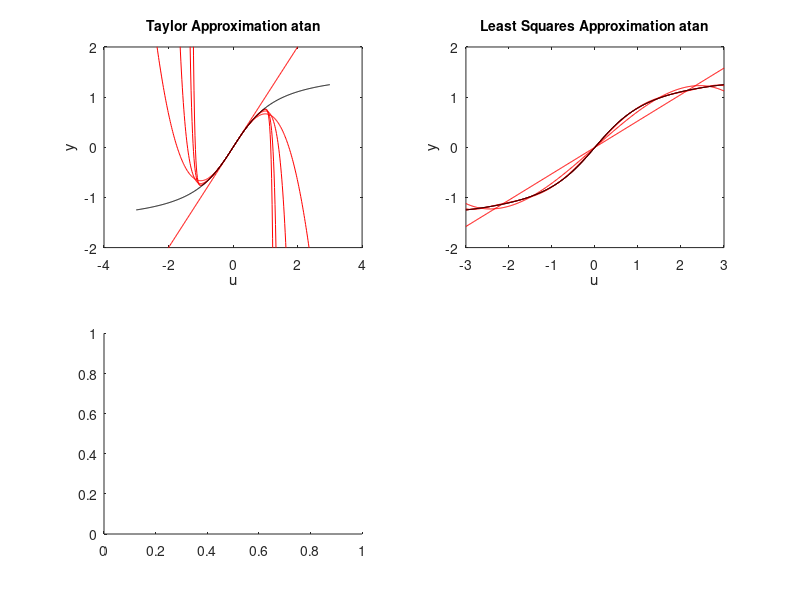

Here is the MATLAB script that generated this plot: (Note: this script raises an error after producing the figure.)
% Chapter 5 Exercise 78
% Uniform versus pointwise convergence
%
% Copyright: 
% Johan Schoukens, Rik Pintelon, and Yves Rolain 
% Vrije Universiteit Brussels, Pleinlaan 2, 1050 Brussels, Belgium
%
% 6 December 2010

%%%%%%%%%%%%%%%%%%%%%%%%%%%%%%%%%%%%%%%%%%%%%%%%%%%%%%%%
%%%%%%%%%%%%%%%%%%%%%%%%%%%%%%%%%%%%%%%%%%%%%%%%%%%%%%%%
% Uniform versus non-uniform polynomial approximation %%
%                                                     %%
% Illustrated on                                      %%
%   1. atan function                                  %%
%   2. step function                                  %%
%                                                     %% 
%%%%%%%%%%%%%%%%%%%%%%%%%%%%%%%%%%%%%%%%%%%%%%%%%%%%%%%%
%%%%%%%%%%%%%%%%%%%%%%%%%%%%%%%%%%%%%%%%%%%%%%%%%%%%%%%%

close all;

%%%%%%%%%%%%%%%%%%%%%%%%%%%%%%%%%%%%%%%%%%%%%%%
% atan function                               %
%                                             %
%   1. Taylor series expansion                %
%   2. Polynomial Least squares approximation %
%                                             %
%%%%%%%%%%%%%%%%%%%%%%%%%%%%%%%%%%%%%%%%%%%%%%%

N = 400;                                                % number of data points
DegreeAll = [1, 3, 7, 15, 23];                          % odd degrees of the polynomial approximation
nDeg = length(DegreeAll);                               % number of degrees considered
u = linspace(-3, 3, N).';                               % the points are linearly spaced in [-3, 3]
yatan = atan(u);                                        % the exact value

% Taylor series approximation
ytaylor = zeros(N, nDeg);
CoeffTaylor = zeros(1, max(DegreeAll)+1);
kk = [1:2:DegreeAll(end)];                              % degrees of all the monomials in the highest degree expansion
CoeffTaylor(2:2:end) = ((-1).^((kk-1)/2)) ./ kk;        % coefficients of odd degree monomials (even degree are zero)
for ii = 1:nDeg
    Coeff = fliplr(CoeffTaylor(1:DegreeAll(ii)+1));     % coefficients taylor approximation of degree DegreeAll(ii)
    ytaylor(:, ii) = polyval(Coeff, u);                 % value of the Taylor series expansion
end % ii
eTaylor = ytaylor - repmat(yatan, [1, nDeg]);           % approximation error of the Taylor series expansion

% Polynomial least squares approximation
yls = zeros(N, nDeg);
uls = u/std(u, 1);                                      % normalisation to improve the numerical conditioning
for ii = 1:nDeg
    Coeffls = polyfit(uls, yatan, DegreeAll(ii));       % coefficients least squares approximation of degree DegreeAll(ii)
    yls(:, ii) = polyval(Coeffls, uls);                 % value of the least squares approximation
end % ii
els = yls - repmat(yatan, [1, nDeg]);                   % approximation error of the least squares fit

% Plot the results
figure(1)
subplot(221)
plot(u, ytaylor, 'r', u, yatan,'k')
axis([-4, 4, -2, 2])
xlabel('u');
ylabel('y');
title('Taylor Approximation atan', 'FontName','Helvetica LT Std', 'FontSize', 10);

subplot(222)
plot(u, yls, 'r', u, yatan,'k')
xlabel('u');
ylabel('y');
title('Least Squares Approximation atan', 'FontName','Helvetica LT Std', 'FontSize', 10);

subplot(223)
plot(u, db(eTaylor), 'r')
% axis([-4, 4, 1e-20, 1e20])
xlabel('u');
ylabel('error (dB)');

subplot(224)
plot(u, db(els), 'r')
% axis([-4, 4, 1e-20, 1e20])
xlabel('u');
ylabel('error (dB)');


%%%%%%%%%%%%%%%%%%%%%%%%
% triangular function  %
%%%%%%%%%%%%%%%%%%%%%%%%

N = 400*3;                                              % number of data points
DegreeAll = [2, 6, 40];                                 % odd degrees of the polynomial approximation
nDeg = length(DegreeAll);                               % number of degrees considered
ut = linspace(-3, 3, N).';                              % the points are linearly spaced in [-3, 3]
utn = ut/std(ut, 1);                                    % normalised input (to improve the numerical conditioning)
yt = abs(ut) - 1.5;                                     % the exact value

% Polynomial least squares approximation
ytls = zeros(N, nDeg);
for ii = 1:nDeg
    Coeffls = polyfit(utn, yt, DegreeAll(ii));          % coefficients least squares approximation of degree DegreeAll(ii)
    ytls(:, ii) = polyval(Coeffls, utn);                % value of the least squares approximation
end % ii
etls = ytls - repmat(yt, [1, nDeg]);                    % approximation error of the least squares fit

% Plot the results of the least squares approximation
figure(2)
subplot(211)
plot(ut, ytls, 'r', ut, yt,'k')
axis([-3, 3,-2, 2]); 
xlabel('u');
ylabel('y');
title('Least Squares Approximation Triangle', 'FontName','Helvetica LT Std', 'FontSize', 12);

subplot(212)
plot(ut, db(etls), 'r')
axis([-3, 3,-100, 0]); 
xlabel('u');
ylabel('error (dB)');


%%%%%%%%%%%%%%%%%%
% step function  %
%%%%%%%%%%%%%%%%%%

N = 400*3;                                              % number of data points
DegreeAll = [1, 7, 41];                                 % odd degrees of the polynomial approximation
nDeg = length(DegreeAll);                               % number of degrees considered
ud = linspace(-3, 3, N).';                              % the points are linearly spaced in [-3, 3]
udn = ud/std(ud, 1);                                    % normalised input (to improve the numerical conditioning)
yd = sign(ud);                                          % the exact value

% Polynomial least squares approximation
ydls = zeros(N, nDeg);
for ii = 1:nDeg
    Coeffls = polyfit(udn, yd, DegreeAll(ii));          % coefficients least squares approximation of degree DegreeAll(ii)
    ydls(:, ii) = polyval(Coeffls, udn);                % value of the least squares approximation
end % ii
edls = ydls - repmat(yd, [1, nDeg]);                    % approximation error of the least squares fit

% Plot the results of the least squares approximation
figure(3)
subplot(211)
plot(ud, ydls, 'r', ud, yd,'k')
axis([-3, 3,-2, 2]); 
xlabel('u');
ylabel('y');
title('Least Squares Approximation Step', 'FontName','Helvetica LT Std', 'FontSize', 12);

subplot(212)
plot(ud, db(edls), 'r')
xlabel('u');
ylabel('error (dB)');



